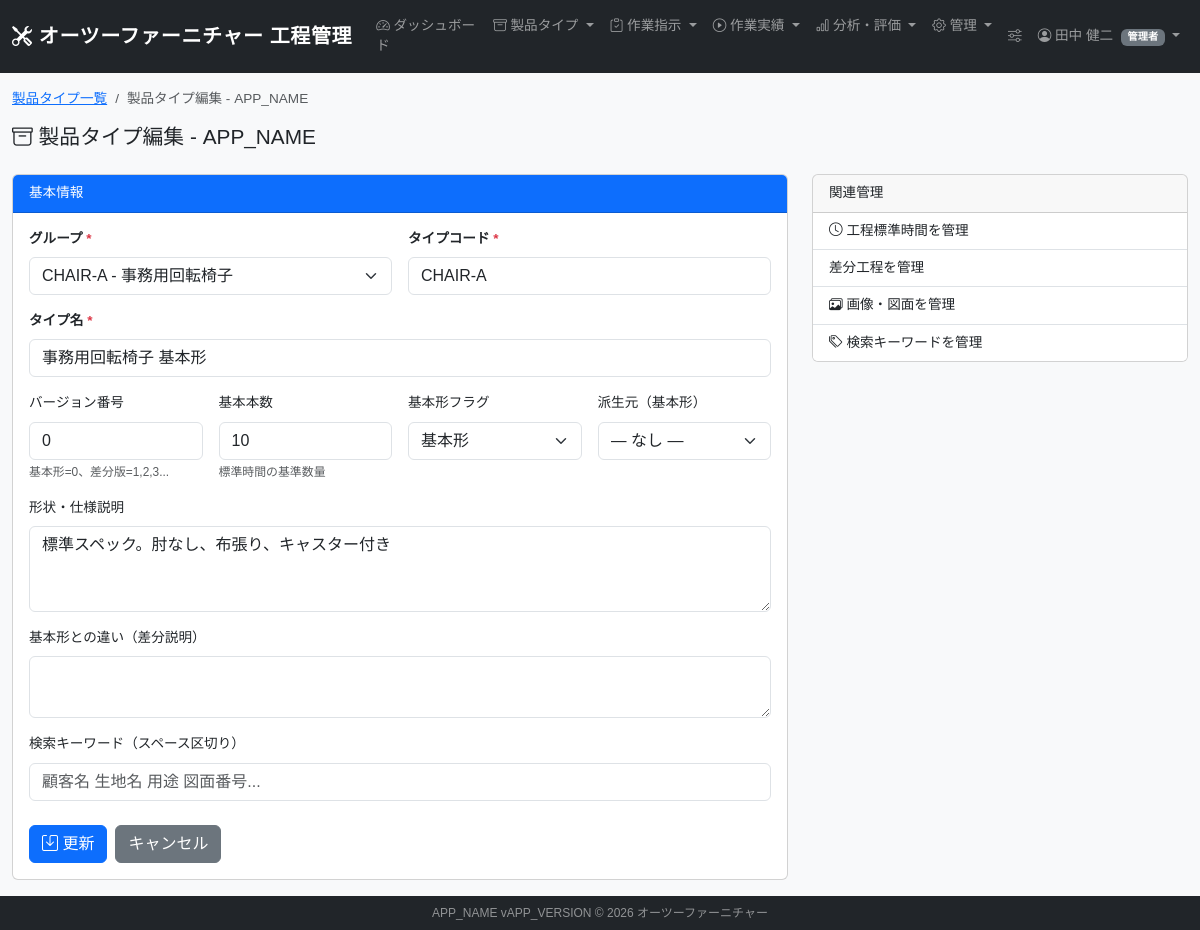
The app's page /chair_type_form.php?id=1 (signed in) with its own data.
### tables this page shows
CREATE TABLE IF NOT EXISTS chair_types (
    id INT AUTO_INCREMENT PRIMARY KEY,
    chair_type_group_id INT NOT NULL COMMENT '親グループID',
    chair_type_code VARCHAR(100) NOT NULL UNIQUE COMMENT '例：CHAIR-A、CHAIR-A-01、CHAIR-A-02',
    chair_type_name VARCHAR(255) NOT NULL COMMENT '椅子タイプ名',
    version_no INT DEFAULT 0 COMMENT '基本形は0、差分版は1,2,3...',
    is_base_type TINYINT(1) DEFAULT 0 COMMENT '基本形フラグ。基本形なら1',
    base_chair_type_id INT NULL COMMENT '派生元の基本形ID。基本形自身はNULL',
    base_quantity INT DEFAULT 1 COMMENT '標準時間の基準本数',
    shape_summary TEXT NULL COMMENT '形状・仕様の説明',
    difference_summary TEXT NULL COMMENT '基本形との違いの説明',
    search_text TEXT NULL COMMENT '全文検索用テキスト',
    is_active TINYINT(1) DEFAULT 1 COMMENT '論理削除フラグ',
    created_at DATETIME DEFAULT CURRENT_TIMESTAMP,
    updated_at DATETIME DEFAULT CURRENT_TIMESTAMP ON UPDATE CURRENT_TIMESTAMP,
    CONSTRAINT fk_chair_type_group FOREIGN KEY (chair_type_group_id) REFERENCES chair_type_groups(id),
    CONSTRAINT fk_chair_type_base FOREIGN KEY (base_chair_type_id) REFERENCES chair_types(id)
);

CREATE TABLE IF NOT EXISTS chair_type_groups (
    id INT AUTO_INCREMENT PRIMARY KEY,
    group_code VARCHAR(100) NOT NULL UNIQUE COMMENT '基本椅子タイプコード。例：CHAIR-A',
    group_name VARCHAR(255) NOT NULL COMMENT '基本椅子タイプ名',
    memo TEXT NULL COMMENT '基本タイプ全体の説明',
    is_active TINYINT(1) DEFAULT 1,
    created_at DATETIME DEFAULT CURRENT_TIMESTAMP,
    updated_at DATETIME DEFAULT CURRENT_TIMESTAMP ON UPDATE CURRENT_TIMESTAMP
);

### app/functions.php (called while the page is built, shortened)
<?php
function h(mixed $str): string {
    return htmlspecialchars((string)($str ?? ''), ENT_QUOTES | ENT_HTML5, 'UTF-8');
}
function getInt(string $key, int $default = 0): int {
    return isset($_GET[$key]) ? (int)$_GET[$key] : $default;
}

### app/db.php (called while the page is built, shortened)
<?php
function getDB(): PDO {
    static $pdo = null;
    if ($pdo !== null) {
        return $pdo;
    }
    $dsn = sprintf(
        'mysql:host=%s;dbname=%s;charset=%s',
        DB_HOST, DB_NAME, DB_CHARSET
    );
    try {
        $pdo = new PDO($dsn, DB_USER, DB_PASS, [
            PDO::ATTR_ERRMODE            => PDO::ERRMODE_EXCEPTION,
            PDO::ATTR_DEFAULT_FETCH_MODE => PDO::FETCH_ASSOC,
            PDO::ATTR_EMULATE_PREPARES   => false,
        ]);
    } catch (PDOException $e) {
        error_log('[DB接続エラー] ' . $e->getMessage());
        http_response_code(503);
        die('<h1>データベース接続に失敗しました。管理者に連絡してください。</h1>');
    }
    return $pdo;
}
function dbFetchAll(string $sql, array $params = []): array {
    $stmt = getDB()->prepare($sql);
    $stmt->execute($params);
    return $stmt->fetchAll();
}
function dbFetchOne(string $sql, array $params = []): array|false {
    $stmt = getDB()->prepare($sql);
    $stmt->execute($params);
    return $stmt->fetch();
}

### app/chair_type_service.php (called while the page is built, shortened)
<?php
function getChairTypeGroups(): array {
    return dbFetchAll(
        "SELECT * FROM chair_type_groups WHERE is_active = 1 ORDER BY group_code"
    );
}

### public/chair_type_form.php (the view, shortened to what this page needs)
<?php
require_once __DIR__ . '/../app/db.php';
require_once __DIR__ . '/../app/auth.php';
require_once __DIR__ . '/../app/functions.php';
require_once __DIR__ . '/../app/chair_type_service.php';
$id        = getInt('id');
$isEdit    = $id > 0;
$pageTitle = $isEdit ? '製品タイプ編集' : '製品タイプ登録';
$chairType = null;
if ($isEdit) {
    $chairType = dbFetchOne("SELECT * FROM chair_types WHERE id = ? AND is_active = 1", [$id]);
}
$groups   = getChairTypeGroups();
require __DIR__ . '/parts/header.php';
?>
<div class="row mb-3">
  <div class="col">
    <nav aria-label="breadcrumb">
      <ol class="breadcrumb">
        <li class="breadcrumb-item"><a href="chair_types.php">製品タイプ一覧</a></li>
        <li class="breadcrumb-item active"><?= $pageTitle ?></li>
      </ol>
    </nav>
    <h2><i class="bi bi-archive"></i> <?= $pageTitle ?></h2>
  </div>
</div>
<div class="row">
  <div class="col-md-8">
    <div class="card">
      <div class="card-header bg-primary text-white">基本情報</div>
      <div class="card-body">
        <form method="post">
          <div class="row g-3">
            <div class="col-md-6">
              <label class="form-label fw-bold">グループ <span class="text-danger">*</span></label>
              <select name="chair_type_group_id" class="form-select" required>
                <?php foreach ($groups as $g): ?>
                <option value="<?= $g['id'] ?>"
                  <?= ($chairType['chair_type_group_id'] ?? '') == $g['id'] ? 'selected' : '' ?>>
                  <?= h($g['group_code']) ?> - <?= h($g['group_name']) ?>
                </option>
                <?php endforeach; ?>
              </select>
            </div>
            <div class="col-md-6">
              <label class="form-label fw-bold">タイプコード <span class="text-danger">*</span></label>
              <input type="text" name="chair_type_code" class="form-control" required
                     placeholder="例: CHAIR-A-01"
                     value="<?= h($chairType['chair_type_code'] ?? '') ?>">
            </div>
            <div class="col-12">
              <label class="form-label fw-bold">タイプ名 <span class="text-danger">*</span></label>
              <input type="text" name="chair_type_name" class="form-control" required
                     value="<?= h($chairType['chair_type_name'] ?? '') ?>">
            </div>
            <div class="col-md-3">
              <label class="form-label">バージョン番号</label>
              <input type="number" name="version_no" class="form-control" min="0"
                     value="<?= h($chairType['version_no'] ?? 0) ?>">
              <div class="form-text">基本形=0、差分版=1,2,3...</div>
            </div>
            <div class="col-md-3">
              <label class="form-label">基本本数</label>
              <input type="number" name="base_quantity" class="form-control" min="1" required
                     value="<?= h($chairType['base_quantity'] ?? 1) ?>">
              <div class="form-text">標準時間の基準数量</div>
            </div>
            <div class="col-md-3">
              <label class="form-label">基本形フラグ</label>
              <select name="is_base_type" class="form-select">
                <option value="1" <?= ($chairType['is_base_type'] ?? 0) ? 'selected' : '' ?>>基本形</option>
              </select>
            </div>
            <div class="col-md-3">
              <label class="form-label">派生元（基本形）</label>
              <select name="base_chair_type_id" class="form-select">
                <option value="">― なし ―</option>
              </select>
            </div>
            <div class="col-12">
              <label class="form-label">形状・仕様説明</label>
              <textarea name="shape_summary" class="form-control" rows="3"
              ><?= h($chairType['shape_summary'] ?? '') ?></textarea>
            </div>
            <div class="col-12">
              <label class="form-label">基本形との違い（差分説明）</label>
              <textarea name="difference_summary" class="form-control" rows="2"
              ><?= h($chairType['difference_summary'] ?? '') ?></textarea>
            </div>
            <div class="col-12">
              <label class="form-label">検索キーワード（スペース区切り）</label>
              <input type="text" name="search_text" class="form-control"
                     placeholder="顧客名 生地名 用途 図面番号..."
                     value="<?= h($chairType['search_text'] ?? '') ?>">
            </div>
          </div>
          <div class="mt-4 d-flex gap-2">
            <button type="submit" class="btn btn-primary">
              <i class="bi bi-save"></i> <?= $isEdit ? '更新' : '登録' ?>
            </button>
            <a href="chair_types.php" class="btn btn-secondary">キャンセル</a>
          </div>
        </form>
      </div>
    </div>
  </div>
  <?php if ($isEdit): ?>
  <div class="col-md-4">
    <div class="card mb-3">
      <div class="card-header">関連管理</div>
      <div class="list-group list-group-flush">
        <a href="standards.php?chair_type_id=<?= $id ?>" class="list-group-item list-group-item-action">
          <i class="bi bi-clock"></i> 工程標準時間を管理
        </a>
        <a href="adjustments.php?chair_type_id=<?= $id ?>" class="list-group-item list-group-item-action">
          <i class="bi bi-plus-minus"></i> 差分工程を管理
        </a>
        <a href="chair_type_media.php?chair_type_id=<?= $id ?>" class="list-group-item list-group-item-action">
          <i class="bi bi-images"></i> 画像・図面を管理
        </a>
        <a href="chair_type_keywords.php?chair_type_id=<?= $id ?>" class="list-group-item list-group-item-action">
          <i class="bi bi-tags"></i> 検索キーワードを管理
        </a>
      </div>
    </div>
  </div>
  <?php endif; ?>
</div>
<?php require __DIR__ . '/parts/footer.php'; ?>

### public/assets/css/style.css (style rules this page uses)
body { font-family: 'Hiragino Kaku Gothic ProN', 'Meiryo', 'Yu Gothic', sans-serif; font-size: 0.85rem; background-color: #f8f9fa; }
h2 { font-size: 1.3rem; }
.card-header { font-size: 0.85rem; }

### records on screen
chair_types: chair_type_group_id "CHAIR-A - 事務用回転椅子", chair_type_code "CHAIR-A", chair_type_name "事務用回転椅子 基本形", version_no "0", base_quantity "10", is_base_type "基本形", shape_summary "標準スペック。肘なし、布張り、キャスター付き"

### other values on screen
$user['name'] "田中 健二"
roleLabel($user['role']) "管理者"
$pageTitle "製品タイプ編集 - APP_NAME"
APP_NAME "APP_NAME"
APP_VERSION "APP_VERSION"
